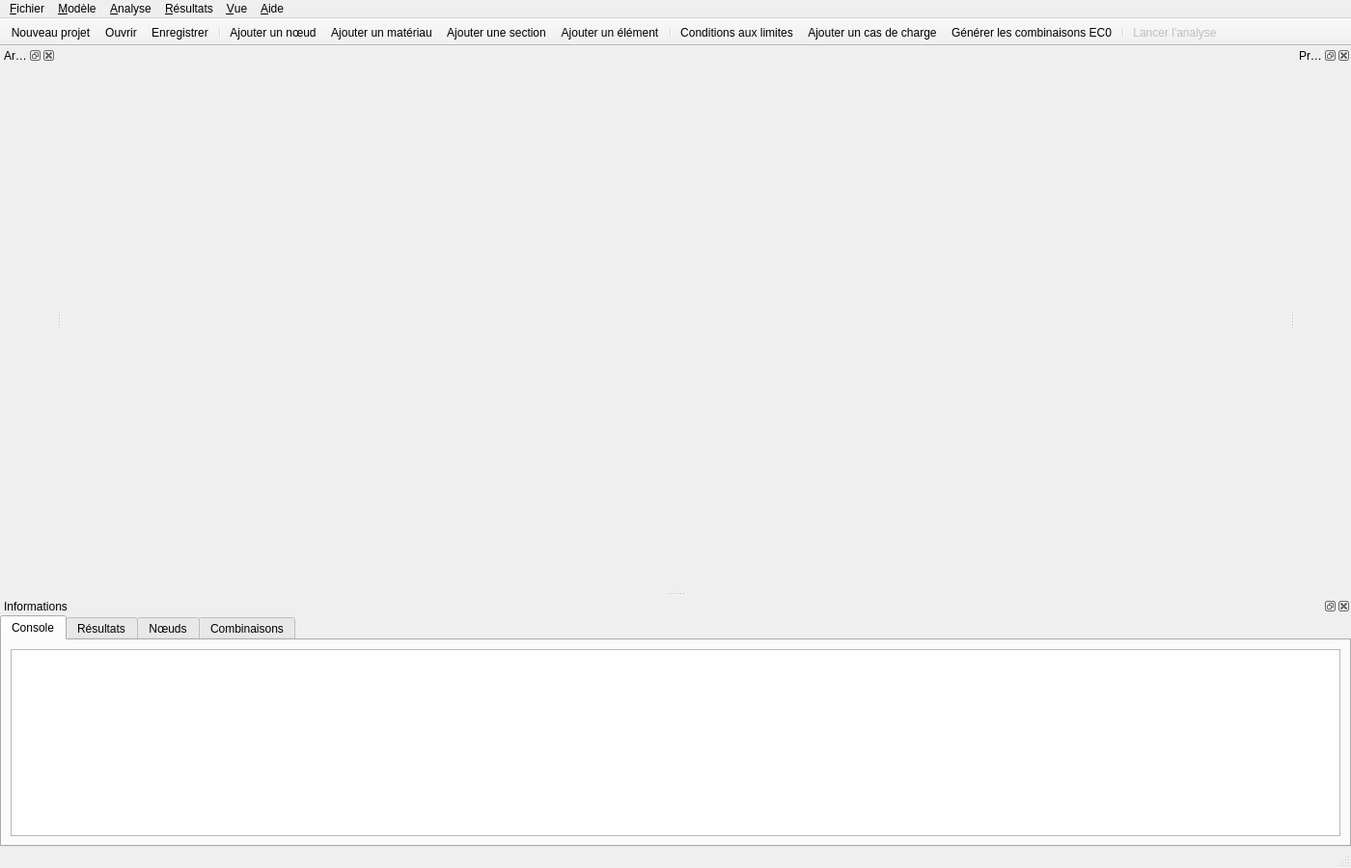
<?xml version="1.0" encoding="UTF-8"?>
<ui version="4.0">
 <class>MainWindow</class>
 <widget class="QMainWindow" name="MainWindow">
  <property name="geometry">
   <rect>
    <x>0</x>
    <y>0</y>
    <width>1400</width>
    <height>900</height>
   </rect>
  </property>
  <property name="windowTitle">
   <string>HEXA Structures</string>
  </property>
  <widget class="QWidget" name="central_widget">
   <layout class="QVBoxLayout" name="central_layout"/>
  </widget>
  <widget class="QMenuBar" name="menubar">
   <property name="geometry">
    <rect>
     <x>0</x>
     <y>0</y>
     <width>1400</width>
     <height>22</height>
    </rect>
   </property>
   <widget class="QMenu" name="menu_file">
    <property name="title">
     <string>&amp;Fichier</string>
    </property>
    <addaction name="act_new"/>
    <addaction name="act_open"/>
    <addaction name="act_save"/>
    <addaction name="act_save_as"/>
    <addaction name="separator"/>
    <addaction name="act_quit"/>
   </widget>
   <widget class="QMenu" name="menu_model">
    <property name="title">
     <string>&amp;Modèle</string>
    </property>
    <addaction name="act_add_node"/>
    <addaction name="act_add_material"/>
    <addaction name="act_add_section"/>
    <addaction name="act_add_element"/>
    <addaction name="separator"/>
    <addaction name="act_boundary"/>
    <addaction name="separator"/>
    <addaction name="act_add_load"/>
    <addaction name="act_define_loads"/>
    <addaction name="act_gen_combos"/>
   </widget>
   <widget class="QMenu" name="menu_analysis">
    <property name="title">
     <string>&amp;Analyse</string>
    </property>
    <addaction name="act_run"/>
    <addaction name="separator"/>
    <addaction name="act_eurocode_settings"/>
   </widget>
   <widget class="QMenu" name="menu_results">
    <property name="title">
     <string>&amp;Résultats</string>
    </property>
    <addaction name="act_res_displacements"/>
    <addaction name="act_res_reactions"/>
    <addaction name="act_res_forces"/>
    <addaction name="separator"/>
    <addaction name="act_res_deformed"/>
    <addaction name="separator"/>
    <addaction name="act_diagram_N"/>
    <addaction name="act_diagram_Vy"/>
    <addaction name="act_diagram_Vz"/>
    <addaction name="act_diagram_My"/>
    <addaction name="act_diagram_Mz"/>
    <addaction name="act_diagram_T"/>
    <addaction name="separator"/>
    <addaction name="act_hide_diagrams"/>
    <addaction name="act_envelopes"/>
   </widget>
   <widget class="QMenu" name="menu_view">
    <property name="title">
     <string>&amp;Vue</string>
    </property>
    <addaction name="act_view_xy"/>
    <addaction name="act_view_xz"/>
    <addaction name="act_view_yz"/>
    <addaction name="act_view_iso"/>
    <addaction name="separator"/>
    <addaction name="act_show_node_tags"/>
    <addaction name="act_show_section_names"/>
    <addaction name="separator"/>
   </widget>
   <widget class="QMenu" name="menu_help">
    <property name="title">
     <string>&amp;Aide</string>
    </property>
    <addaction name="act_about"/>
   </widget>
   <addaction name="menu_file"/>
   <addaction name="menu_model"/>
   <addaction name="menu_analysis"/>
   <addaction name="menu_results"/>
   <addaction name="menu_view"/>
   <addaction name="menu_help"/>
  </widget>
  <widget class="QToolBar" name="toolbar">
   <property name="windowTitle">
    <string>Principal</string>
   </property>
   <property name="iconSize">
    <size>
     <width>24</width>
     <height>24</height>
    </size>
   </property>
   <property name="movable">
    <bool>false</bool>
   </property>
   <attribute name="toolBarArea">
    <enum>TopToolBarArea</enum>
   </attribute>
   <attribute name="toolBarBreak">
    <bool>false</bool>
   </attribute>
   <addaction name="act_new"/>
   <addaction name="act_open"/>
   <addaction name="act_save"/>
   <addaction name="separator"/>
   <addaction name="act_add_node"/>
   <addaction name="act_add_material"/>
   <addaction name="act_add_section"/>
   <addaction name="act_add_element"/>
   <addaction name="separator"/>
   <addaction name="act_boundary"/>
   <addaction name="act_add_load"/>
   <addaction name="act_gen_combos"/>
   <addaction name="separator"/>
   <addaction name="act_run"/>
  </widget>
  <widget class="QStatusBar" name="statusbar"/>
  <widget class="QDockWidget" name="dock_tree">
   <property name="windowTitle">
    <string>Arbre du modèle</string>
   </property>
   <property name="allowedAreas">
    <set>Qt::LeftDockWidgetArea|Qt::RightDockWidgetArea</set>
   </property>
   <attribute name="dockWidgetArea">
    <number>1</number>
   </attribute>
   <widget class="QWidget" name="dock_tree_placeholder"/>
  </widget>
  <widget class="QDockWidget" name="dock_properties">
   <property name="windowTitle">
    <string>Propriétés</string>
   </property>
   <property name="allowedAreas">
    <set>Qt::LeftDockWidgetArea|Qt::RightDockWidgetArea</set>
   </property>
   <attribute name="dockWidgetArea">
    <number>2</number>
   </attribute>
   <widget class="QWidget" name="dock_properties_placeholder"/>
  </widget>
  <widget class="QDockWidget" name="dock_bottom">
   <property name="windowTitle">
    <string>Informations</string>
   </property>
   <property name="allowedAreas">
    <set>Qt::BottomDockWidgetArea</set>
   </property>
   <attribute name="dockWidgetArea">
    <number>8</number>
   </attribute>
   <widget class="QTabWidget" name="tab_bottom">
    <property name="currentIndex">
     <number>0</number>
    </property>
    <widget class="QWidget" name="tab_console">
     <attribute name="title">
      <string>Console</string>
     </attribute>
     <layout class="QVBoxLayout" name="console_layout">
      <item>
       <widget class="QPlainTextEdit" name="console">
        <property name="readOnly">
         <bool>true</bool>
        </property>
        <property name="maximumBlockCount">
         <number>1000</number>
        </property>
       </widget>
      </item>
     </layout>
    </widget>
    <widget class="QWidget" name="results_tab_placeholder">
     <attribute name="title">
      <string>Résultats</string>
     </attribute>
    </widget>
    <widget class="QWidget" name="nodes_tab_placeholder">
     <attribute name="title">
      <string>Nœuds</string>
     </attribute>
    </widget>
    <widget class="QWidget" name="combos_tab_placeholder">
     <attribute name="title">
      <string>Combinaisons</string>
     </attribute>
    </widget>
   </widget>
  </widget>
  <action name="act_new">
   <property name="text">
    <string>&amp;Nouveau projet</string>
   </property>
   <property name="shortcut">
    <string>Ctrl+N</string>
   </property>
  </action>
  <action name="act_open">
   <property name="text">
    <string>&amp;Ouvrir...</string>
   </property>
   <property name="shortcut">
    <string>Ctrl+O</string>
   </property>
  </action>
  <action name="act_save">
   <property name="text">
    <string>&amp;Enregistrer</string>
   </property>
   <property name="shortcut">
    <string>Ctrl+S</string>
   </property>
  </action>
  <action name="act_save_as">
   <property name="text">
    <string>Enregistrer &amp;sous...</string>
   </property>
   <property name="shortcut">
    <string>Ctrl+Shift+S</string>
   </property>
  </action>
  <action name="act_quit">
   <property name="text">
    <string>&amp;Quitter</string>
   </property>
   <property name="shortcut">
    <string>Ctrl+Q</string>
   </property>
  </action>
  <action name="act_add_node">
   <property name="text">
    <string>Ajouter un &amp;nœud...</string>
   </property>
  </action>
  <action name="act_add_material">
   <property name="text">
    <string>Ajouter un &amp;matériau...</string>
   </property>
  </action>
  <action name="act_add_section">
   <property name="text">
    <string>Ajouter une &amp;section...</string>
   </property>
  </action>
  <action name="act_add_element">
   <property name="text">
    <string>Ajouter un é&amp;lément...</string>
   </property>
  </action>
  <action name="act_boundary">
   <property name="text">
    <string>Conditions aux &amp;limites...</string>
   </property>
  </action>
  <action name="act_add_load">
   <property name="text">
    <string>Ajouter un cas de c&amp;harge...</string>
   </property>
  </action>
  <action name="act_define_loads">
   <property name="text">
    <string>Définir les c&amp;harges...</string>
   </property>
  </action>
  <action name="act_gen_combos">
   <property name="text">
    <string>Générer les com&amp;binaisons EC0...</string>
   </property>
  </action>
  <action name="act_run">
   <property name="text">
    <string>&amp;Lancer l'analyse</string>
   </property>
   <property name="shortcut">
    <string>F5</string>
   </property>
   <property name="enabled">
    <bool>false</bool>
   </property>
  </action>
  <action name="act_eurocode_settings">
   <property name="text">
    <string>Paramètres &amp;Eurocodes...</string>
   </property>
  </action>
  <action name="act_res_displacements">
   <property name="text">
    <string>Déplacements nodaux</string>
   </property>
  </action>
  <action name="act_res_reactions">
   <property name="text">
    <string>Réactions d'appui</string>
   </property>
  </action>
  <action name="act_res_forces">
   <property name="text">
    <string>Efforts internes</string>
   </property>
  </action>
  <action name="act_res_deformed">
   <property name="text">
    <string>Déformée</string>
   </property>
  </action>
  <action name="act_diagram_N">
   <property name="text">
    <string>Diagramme N (effort normal)</string>
   </property>
  </action>
  <action name="act_diagram_Vy">
   <property name="text">
    <string>Diagramme Vy (tranchant horizontal)</string>
   </property>
  </action>
  <action name="act_diagram_Vz">
   <property name="text">
    <string>Diagramme Vz (tranchant vertical/gravité)</string>
   </property>
  </action>
  <action name="act_diagram_My">
   <property name="text">
    <string>Diagramme My (moment gravitaire)</string>
   </property>
  </action>
  <action name="act_diagram_Mz">
   <property name="text">
    <string>Diagramme Mz (moment latéral)</string>
   </property>
  </action>
  <action name="act_diagram_T">
   <property name="text">
    <string>Diagramme T (torsion)</string>
   </property>
  </action>
  <action name="act_hide_diagrams">
   <property name="text">
    <string>Masquer diagrammes</string>
   </property>
  </action>
  <action name="act_envelopes">
   <property name="text">
    <string>Enveloppes</string>
   </property>
  </action>
  <action name="act_view_xy">
   <property name="text">
    <string>Vue XY (dessus)</string>
   </property>
  </action>
  <action name="act_view_xz">
   <property name="text">
    <string>Vue XZ (face)</string>
   </property>
  </action>
  <action name="act_view_yz">
   <property name="text">
    <string>Vue YZ (côté)</string>
   </property>
  </action>
  <action name="act_view_iso">
   <property name="text">
    <string>Vue isométrique</string>
   </property>
  </action>
  <action name="act_show_node_tags">
   <property name="text">
    <string>Numéros des nœuds</string>
   </property>
   <property name="checkable">
    <bool>true</bool>
   </property>
  </action>
  <action name="act_show_section_names">
   <property name="text">
    <string>Noms des sections</string>
   </property>
   <property name="checkable">
    <bool>true</bool>
   </property>
  </action>
  <action name="act_about">
   <property name="text">
    <string>À &amp;propos...</string>
   </property>
  </action>
 </widget>
 <resources/>
 <connections/>
</ui>
